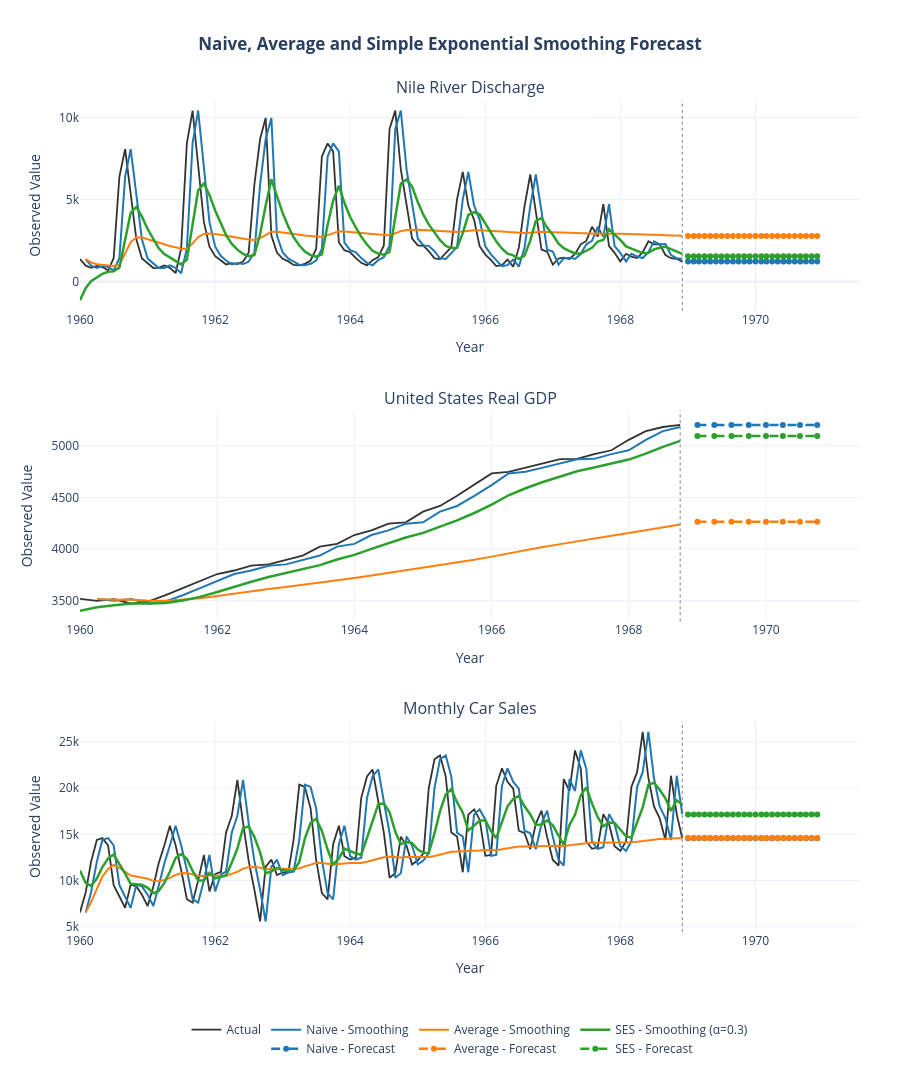

The code cell stored with this chart in its notebook:
### Markdown cell above
Dalam Time Series Analysis, terdapat tiga pendekatan sederhana untuk meramalkan nilai periode berikutnya:

1. **Naive:** Menggunakan hanya data aktual terakhir sebagai ramalan.

   $$\hat{y}_{T+1}=y_T$$

2. **Rata-rata (Average):** Menggunakan seluruh data historis dengan bobot yang sama.

   $$\hat{y}_{T+1}=\bar{y}=\frac{1}{T}\sum_{t=1}^{T}y_t$$

3. **Exponential Smoothing:** Menggunakan seluruh data historis, tetapi memberikan bobot lebih besar pada data terbaru. Semakin lama usia data, semakin kecil bobotnya.

   $$\hat{y}_{T+1}=
   \alpha y_T+
   \alpha(1-\alpha)y_{T-1}+
   \alpha(1-\alpha)^2y_{T-2}+\cdots$$

   dengan $0<\alpha\leq1$.

**Keterangan:** $\alpha$ (*smoothing parameter*) mengatur pengaruh data terbaru terhadap ramalan. Alpha besar membuat ramalan lebih responsif, sedangkan Alpha kecil menghasilkan pemulusan yang lebih halus.

**Intinya:** Naive hanya menggunakan data terakhir, Average memberikan bobot sama, sedangkan Exponential Smoothing memberikan bobot lebih besar pada data terbaru.

### Code cell
# ============================================================
# 1. IMPORT LIBRARIES
# ============================================================

import pandas as pd
import numpy as np
import plotly.graph_objects as go
from plotly.subplots import make_subplots
from statsmodels.tsa.holtwinters import SimpleExpSmoothing


# ============================================================
# 2. PARAMETERS
# ============================================================

FORECAST_YEARS = 2
ALPHA = 0.3

datasets = [
    (nil, 'Nile River Discharge'),
    (gdp, 'United States Real GDP'),
    (car, 'Monthly Car Sales')
]


# ============================================================
# 3. FORECAST FUNCTION
# ============================================================

def forecast_comparison(data, forecast_years=2, alpha=0.3):

    data = data.dropna().sort_index()

    # Detect frequency
    freq = pd.infer_freq(data.index)

    if freq is None:
        raise ValueError('Frekuensi data tidak teratur.')

    # Forecast horizon
    if freq.upper().startswith('Q'):
        horizon = forecast_years * 4

    elif freq.upper().startswith('M'):
        horizon = forecast_years * 12

    elif freq.upper().startswith(('Y', 'A')):
        horizon = forecast_years

    else:
        raise ValueError(f'Frekuensi tidak dikenali: {freq}')

    # Future dates
    future_index = pd.date_range(
        start=data.index[-1],
        periods=horizon + 1,
        freq=freq
    )[1:]


    # --------------------------------------------------------
    # NAIVE
    # --------------------------------------------------------

    naive_smoothing = data.shift(1)

    naive_forecast = np.repeat(
        data.iloc[-1], horizon
    )


    # --------------------------------------------------------
    # AVERAGE
    # --------------------------------------------------------

    average_smoothing = (
        data.expanding().mean().shift(1)
    )

    average_forecast = np.repeat(
        data.mean(), horizon
    )


    # --------------------------------------------------------
    # SIMPLE EXPONENTIAL SMOOTHING (SES)
    # --------------------------------------------------------

    model = SimpleExpSmoothing(
        data,
        initialization_method='estimated'
    )

    fitted_model = model.fit(
        smoothing_level=alpha,
        optimized=False
    )

    ses_smoothing = fitted_model.fittedvalues

    ses_forecast = fitted_model.forecast(horizon)


    # --------------------------------------------------------
    # COMBINE RESULTS
    # --------------------------------------------------------

    smoothing = pd.DataFrame({
        'Naive': naive_smoothing,
        'Average': average_smoothing,
        'SES': ses_smoothing
    }, index=data.index)

    forecast = pd.DataFrame({
        'Naive': naive_forecast,
        'Average': average_forecast,
        'SES': ses_forecast.values
    }, index=future_index)

    return smoothing, forecast


# ============================================================
# 4. COLORS
# ============================================================

colors = {
    'Actual': '#333333',
    'Naive': '#1f77b4',
    'Average': '#ff7f0e',
    'SES': '#2ca02c'
}


# ============================================================
# 5. CREATE SUBPLOTS
# ============================================================

fig = make_subplots(
    rows=3,
    cols=1,
    subplot_titles=[name for _, name in datasets],
    vertical_spacing=0.12
)

forecast_results = {}


# ============================================================
# 6. PLOT ACTUAL, SMOOTHING AND FORECAST
# ============================================================

for i, (data, name) in enumerate(datasets, start=1):

    data = data.dropna().sort_index()

    smoothing, forecast = forecast_comparison(
        data,
        forecast_years=FORECAST_YEARS,
        alpha=ALPHA
    )

    forecast_results[name] = forecast

    # Actual data
    fig.add_trace(
        go.Scatter(
            x=data.index,
            y=data.values,
            name='Actual',
            legendgroup='Actual',
            showlegend=(i == 1),
            line=dict(color=colors['Actual'], width=1.8)
        ),
        row=i, col=1
    )

    # Naive smoothing
    fig.add_trace(
        go.Scatter(
            x=smoothing.index,
            y=smoothing['Naive'],
            name='Naive - Smoothing',
            legendgroup='Naive',
            showlegend=(i == 1),
            line=dict(color=colors['Naive'], width=2)
        ),
        row=i, col=1
    )

    # Naive forecast
    fig.add_trace(
        go.Scatter(
            x=forecast.index,
            y=forecast['Naive'],
            name='Naive - Forecast',
            legendgroup='Naive',
            showlegend=(i == 1),
            line=dict(color=colors['Naive'], dash='dash', width=2.5),
            mode='lines+markers'
        ),
        row=i, col=1
    )

    # Average smoothing
    fig.add_trace(
        go.Scatter(
            x=smoothing.index,
            y=smoothing['Average'],
            name='Average - Smoothing',
            legendgroup='Average',
            showlegend=(i == 1),
            line=dict(color=colors['Average'], width=2)
        ),
        row=i, col=1
    )

    # Average forecast
    fig.add_trace(
        go.Scatter(
            x=forecast.index,
            y=forecast['Average'],
            name='Average - Forecast',
            legendgroup='Average',
            showlegend=(i == 1),
            line=dict(color=colors['Average'], dash='dash', width=2.5),
            mode='lines+markers'
        ),
        row=i, col=1
    )

    # SES smoothing
    fig.add_trace(
        go.Scatter(
            x=smoothing.index,
            y=smoothing['SES'],
            name=f'SES - Smoothing (α={ALPHA})',
            legendgroup='SES',
            showlegend=(i == 1),
            line=dict(color=colors['SES'], width=2.5)
        ),
        row=i, col=1
    )

    # SES forecast
    fig.add_trace(
        go.Scatter(
            x=forecast.index,
            y=forecast['SES'],
            name='SES - Forecast',
            legendgroup='SES',
            showlegend=(i == 1),
            line=dict(color=colors['SES'], dash='dash', width=2.5),
            mode='lines+markers'
        ),
        row=i, col=1
    )

    # Forecast boundary
    fig.add_vline(
        x=data.index[-1],
        line_dash='dot',
        line_width=1,
        line_color='gray',
        row=i, col=1
    )


# ============================================================
# 7. UPDATE LAYOUT
# ============================================================

fig.update_layout(
    title=dict(
        text='<b>Naive, Average and Simple Exponential Smoothing Forecast</b>',
        x=0.5,
        xanchor='center'
    ),
    height=1100,
    template='plotly_white',
    hovermode='x unified',
    legend=dict(
        orientation='h',
        y=-0.10,
        x=0.5,
        xanchor='center'
    ),
    margin=dict(l=80, r=40, t=100, b=160)
)


# ============================================================
# 8. AXIS TITLES
# ============================================================

fig.update_xaxes(title_text='Year', showgrid=True)
fig.update_yaxes(title_text='Observed Value', showgrid=True)


# ============================================================
# 9. DISPLAY VISUALIZATION
# ============================================================

fig.show()
